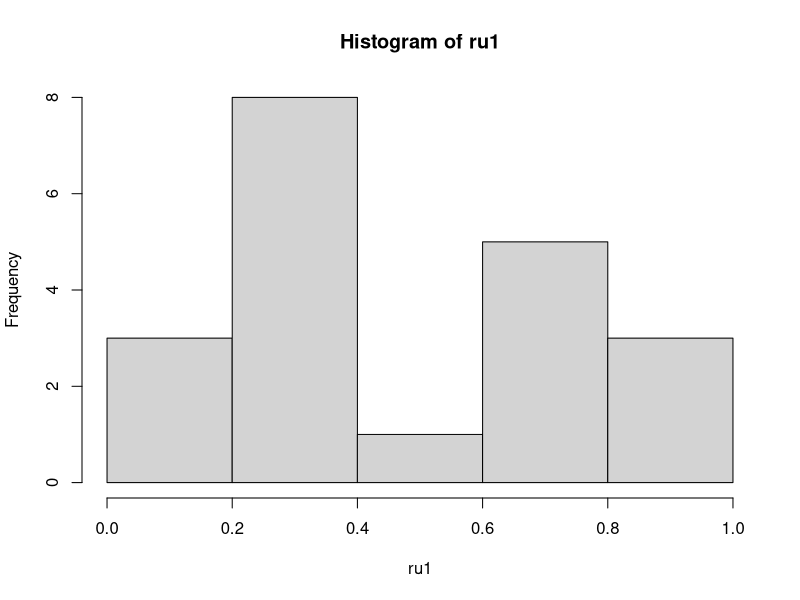
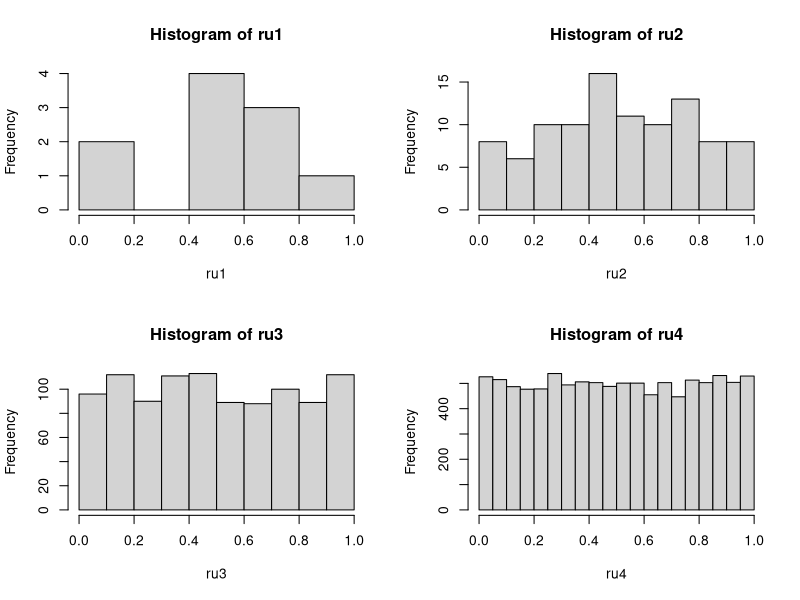
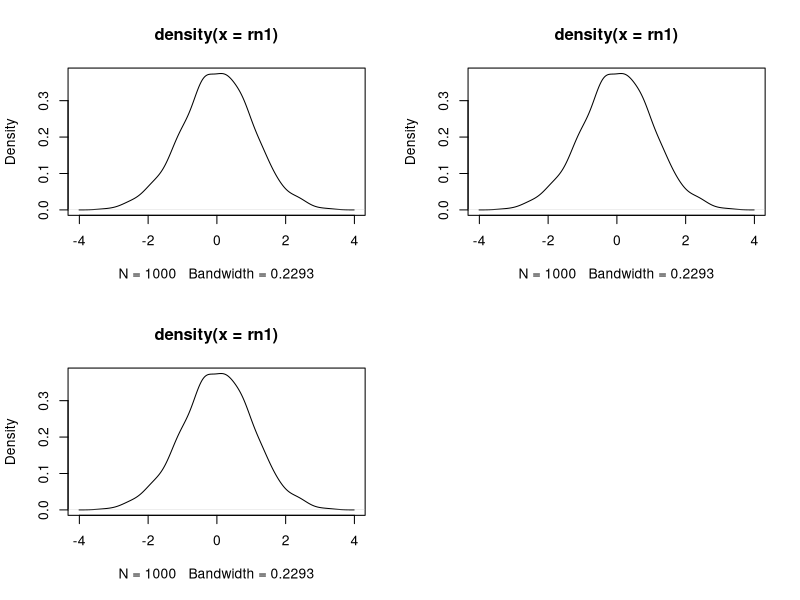
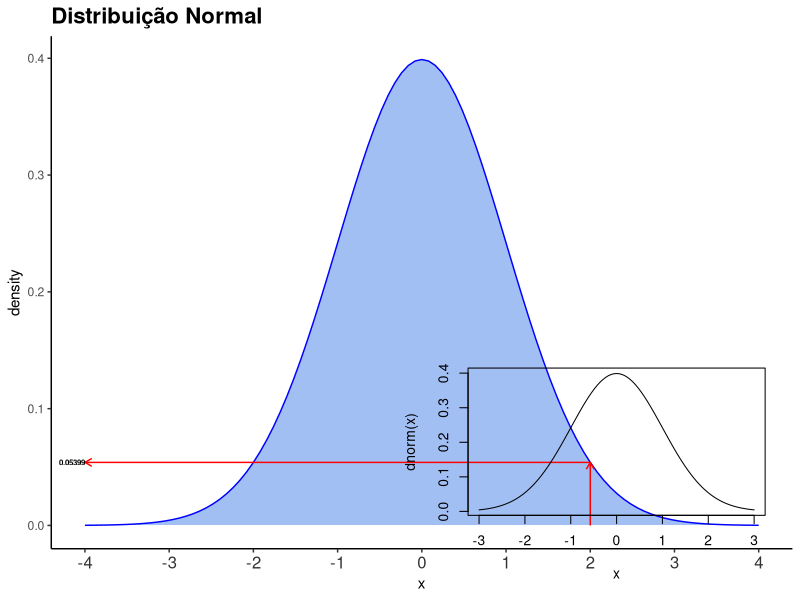
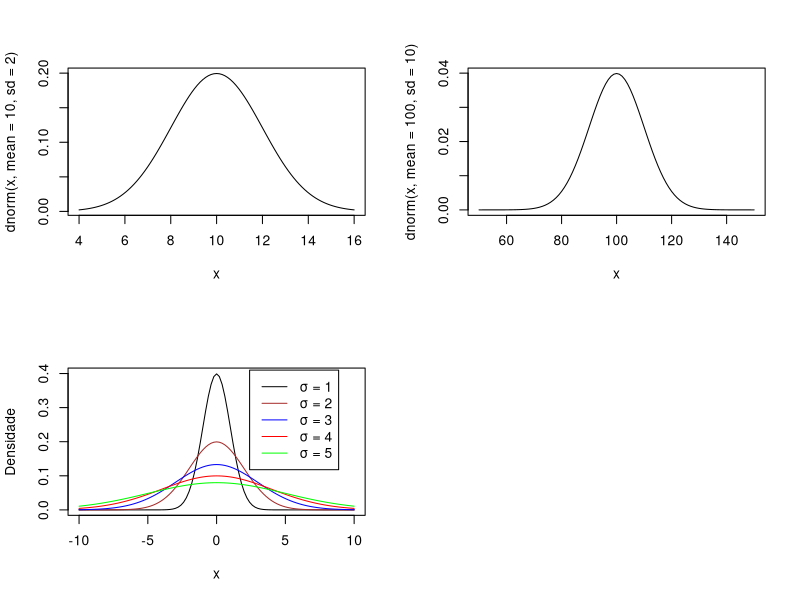
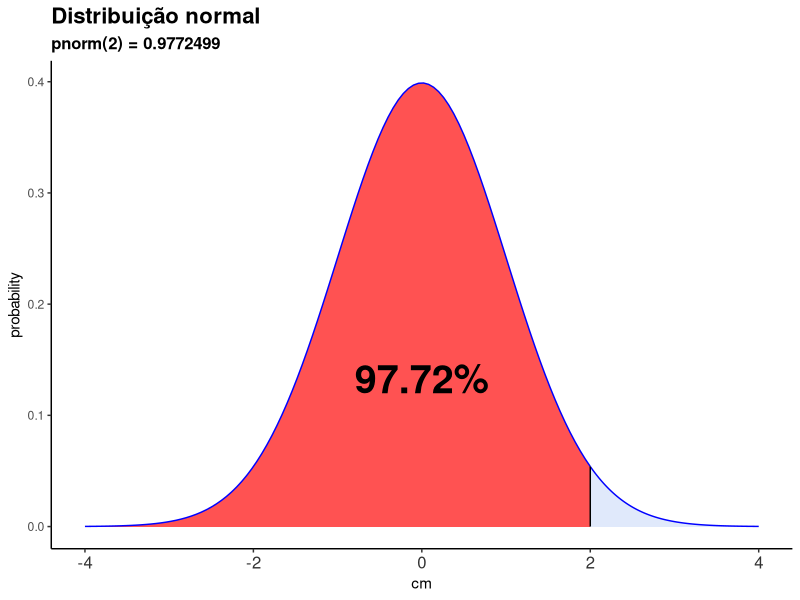
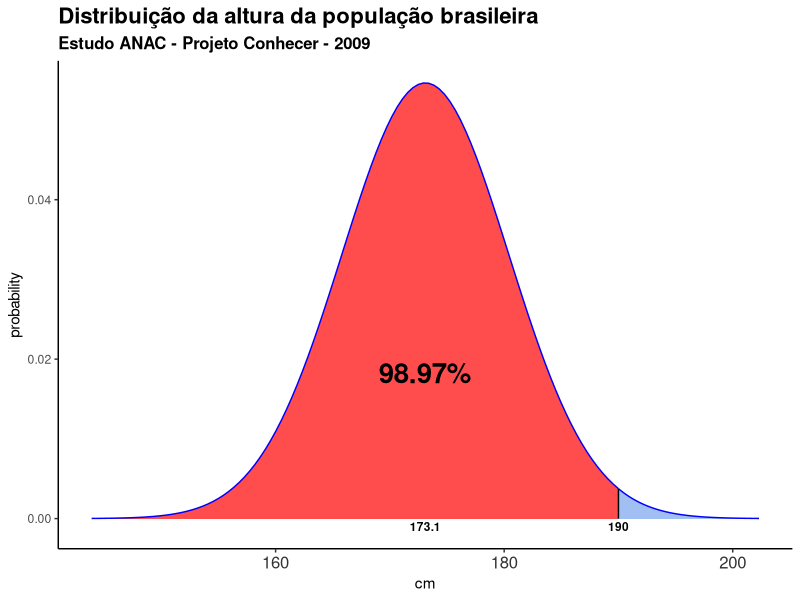
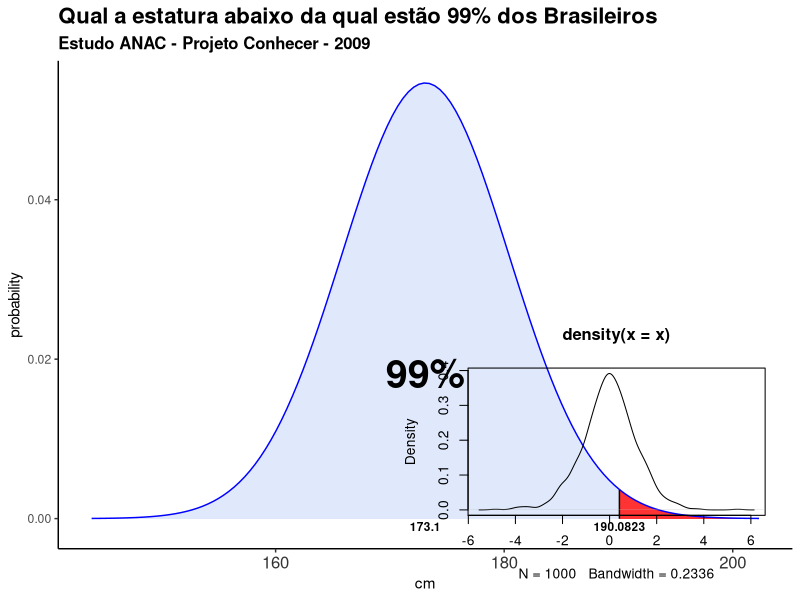

Reproduce these figures in R, in order.
## ---- chunk 1
library(ggplot2)
## ---- chunk 2
# Cada execução desse código resultará em uma sequência diferente de 5 números.
rnorm(5)
## ---- chunk 3
# Cada execução desse código resultará sempre em na mesma sequencia de 5 números.
# Alterar o argumento da função set.seed irá mudar a sequencia de números.
set.seed(1)
rnorm(5)
## ---- chunk 4
ru1 <- runif(n = 20, min = 0, max = 1)
ru1
## ---- chunk 5
# arredondando para 2 casas decimais
round(ru1, 2)
## ---- chunk 6
hist(ru1)
## ---- chunk 7
ru1 <- runif(n = 10, min = 0, max = 1)
ru2 <- runif(n = 100, min = 0, max = 1)
ru3 <- runif(n = 1000, min = 0, max = 1)
ru4 <- runif(n = 10000, min = 0, max = 1)
par(mfrow = c(2, 2)) # cria uma matrix 2x2 para plotar os gráficos
hist(ru1)
hist(ru2)
hist(ru3)
hist(ru4)
## ---- chunk 8
dunif(x=5, min=0, max=100)
## ---- chunk 9
punif(5, min = 0, max = 100)
## ---- chunk 10
qunif(0.05, min = 0, max = 100)
## ---- chunk 11
set.seed(100)
rn1 <- rnorm(n = 1000, mean = 0, sd = 1)
plot(density(rn1)) 
## ---- chunk 12
set.seed(100)
rn1 <- rnorm(1000, 0, 1)
plot(density(rn1)) 
## ---- chunk 13
# Inserindo apenas o número de valores a serem gerados
# Nesse caso a função rnorm usa os valores default para media e desvio padrão
# media = 0 e desvio padrão = 1 (curva normal padrão)
set.seed(100)
rn1 <- rnorm(1000)
plot(density(rn1)) 
## ---- chunk 14
dnorm(2, mean = 0, sd = 1)
## ---- chunk 15
dnorm(2)
## ---- chunk 16
# Parâmetros informados pelo usuário
x.value      <- 2
media        <- 0
desviopadrao <- 1

# Parâmetros calculados a partir dos que foram informados
density.value <- dnorm(x.value, mean = media, sd = desviopadrao)
lim.inf <- media-4*desviopadrao
lim.sup <- media+4*desviopadrao

# Curva Normal Padrão
ggplot(NULL, aes(c(lim.inf,lim.sup))) + 
  geom_area(stat = "function", 
        fun = dnorm, 
        args = list(mean = media, sd = desviopadrao), 
        col="blue", 
        fill = "cornflowerblue", 
        alpha=0.6, 
        xlim = c(lim.inf,lim.sup)) + 
  ggtitle("Distribuição Normal") +
  xlab("x") + 
  ylab("density") +
  theme_classic() +
  theme(plot.title = element_text(size = 16, face = "bold"),
        plot.subtitle = element_text(size = 12, face = "bold"),
        axis.text.x   = element_text(colour="grey20",size=12)) +
  scale_x_continuous(breaks = seq(lim.inf,lim.sup,by = 1)) +
  geom_segment(aes(x = x.value, 
                   y = 0, 
                   xend = x.value, 
                   yend = density.value), 
               arrow = arrow(length = unit(0.2, "cm")), 
               color="red") +
  geom_segment(aes(x = x.value, 
                   y = density.value, 
                   xend = lim.inf, 
                   yend = density.value), 
               arrow = arrow(length = unit(0.2, "cm")), 
               color="red") +
  annotate("text", 
            x = lim.inf, 
            y = density.value, 
            size = 2, 
            fontface ="bold", 
            hjust=1, 
            label=paste(round(density.value,5)))
## ---- chunk 17
curve(dnorm(x), -3, 3)
## ---- chunk 18
curve(dnorm(x, mean = 10, sd = 2), 4, 16)
## ---- chunk 19
curve(dnorm(x, mean= 100, sd= 10), 50, 150)
## ---- chunk 20
curve(dnorm(x, sd=1), col="black", xlim=c(-10,10), ylim=c(0,0.4), ylab="Densidade")
curve(dnorm(x, sd=2), col="brown", xlim=c(-10,10), ylim=c(0,0.4), ylab="Densidade", add=TRUE)
curve(dnorm(x, sd=3), col="blue",  xlim=c(-10,10), ylim=c(0,0.4), ylab="Densidade", add=TRUE)
curve(dnorm(x, sd=4), col="red",   xlim=c(-10,10), ylim=c(0,0.4), ylab="Densidade", add=TRUE)
curve(dnorm(x, sd=5), col="green", xlim=c(-10,10), ylim=c(0,0.4), ylab="Densidade", add=TRUE)
legend(x = 2.4, y = 0.41, lty=1, 
legend = c("σ = 1",   "σ = 2",   "σ = 3",  "σ = 4",  "σ = 5"),
col =    c("black",   "brown",   "blue",   "red",    "green"))
## ---- chunk 21
# calculando pnorm de x=2 na curva normal padrão
pnorm(2)
## ---- chunk 22
x      <- 2
media  <- 0 #  média
dp     <- 1 # desvio padrão

# limites do gráfico: 4 desvios padrões abaixo e acima da média
lim.inf <- media-4*dp
lim.sup <- media+4*dp

# área à esquerda do ponto x, em percentual, com duas casas decimais depois da vírgula
left.area      <- round(pnorm(x, mean=media, sd=dp), 4)*100
left.area.text <- as.character(left.area)
left.area.text <- paste(left.area.text, "%", sep="")

# área à direta do ponto x, em percentual, com duas casas decimais depois da vírgula
right.area      <-  round(1- pnorm(x, mean=media, sd=dp), 4)* 100
right.area.text <- as.character(right.area)
right.area.text <- paste(right.area.text, "%", sep="")

# gráfico
ggplot(NULL, aes(c(lim.inf,lim.sup))) + 
    geom_area(stat = "function", 
            fun = dnorm,
            args = list(mean = media, sd = dp),
            col="blue", 
            fill = "red", 
            alpha=0.68, 
            xlim = c(lim.inf, x)) +
    geom_area(stat = "function", 
            fun = dnorm, 
            args = list(mean = media, sd = dp),
            col="blue", 
            fill = "cornflowerblue", 
            alpha=0.2, 
            xlim = c(x, lim.sup)) +
    geom_segment(aes(x = x, y = 0, xend = x, yend = dnorm(x, mean=media, sd=dp))) +
    labs(title = "Distribuição normal", 
         subtitle = "pnorm(2) = 0.9772499 ") +
    xlab("cm") +
    ylab("probability") +
    annotate("text", x = media , 
             y = dnorm(media, mean=media, sd=dp)/3, 
             size = 10, 
             fontface ="bold", 
             hjust=0.5, 
             label=left.area.text) +
    theme_classic() +
    theme(plot.title = element_text(size = 16, face = "bold"),
                       plot.subtitle = element_text(size = 12, face = "bold"),
                       axis.text.x   = element_text(colour="grey20",size=12))
## ---- chunk 23
pnorm(190, mean=173.1, sd=7.3)
## ---- chunk 24
1 - pnorm(190, mean=173.1, sd=7.3)
## ---- chunk 25
# Estudo da ANAC - Agencia Nacional de Aviação Civil
# LEVANTAMENTO DO PERFIL ANTROPOMÉTRICO DA POPULAÇÃO BRASILEIRA 
# USUÁRIA DO TRANSPORTE AÉREO NACIONAL – PROJETO CONHECER
# Resultados: 
# Estatura média 173,1 cm 
# desvio padrão 7,3 cm. 
# Apenas 1,2% da população com estatura acima de 190,1cm.
x  <- 190
h  <- 173.1 # altura média em cm
dp <- 7.3   # desvio padrão da altura em cm

# limites do gráfico: 4 desvios padrões abaixo e acima da média
lim.inf <- h-4*dp
lim.sup <- h+4*dp

# área à esquerda do ponto x, em percentual, com duas casas decimais depois da vírgula
left.area      <- round(pnorm(x, mean=h, sd=dp), 4)*100
left.area.text <- as.character(left.area)
left.area.text <- paste(left.area.text, "%", sep="")

# área à direta do ponto x, em percentual, com duas casas decimais depois da vírgula
right.area      <-  round(1- pnorm(x, mean=h, sd=dp), 4)* 100
right.area.text <- as.character(right.area)
right.area.text <- paste(right.area.text, "%", sep="")

# gráfico
ggplot(NULL, aes(c(lim.inf,lim.sup))) + 
    geom_area(stat = "function", 
            fun = dnorm,
            args = list(mean = h, sd = dp),
            col="blue", 
            fill = "red", 
            alpha=0.7, 
            xlim = c(lim.inf, x)) +
    geom_area(stat = "function", 
            fun = dnorm, 
            args = list(mean = h, sd = dp),
            col="blue", 
            fill = "cornflowerblue", 
            alpha=0.6, 
            xlim = c(x, lim.sup)) +
    geom_segment(aes(x = x, y = 0, xend = x, yend = dnorm(x, mean=h, sd=dp))) +
    labs(title = "Distribuição da altura da população brasileira", 
         subtitle = "Estudo ANAC - Projeto Conhecer - 2009") +
    xlab("cm") +
    ylab("probability") +
    annotate("text", x = h , 
             y = dnorm(h, mean=h, sd=dp)/3, 
             size = 7, 
             fontface ="bold", 
             hjust=0.5, 
             label=left.area.text) +
    annotate("text", x = h, y = -0.001, size = 3, fontface ="bold", hjust=0.5, label=h) +
    annotate("text", x = x, y = -0.001, size = 3, fontface ="bold", hjust=0.5, label=x) +
    theme_classic() +
    theme(plot.title = element_text(size = 16, face = "bold"),
                       plot.subtitle = element_text(size = 12, face = "bold"),
                       axis.text.x   = element_text(colour="grey20",size=12))
## ---- chunk 26
qnorm(0.99, mean=173.1, sd=7.3)
## ---- chunk 27
# Estudo da ANAC - Agencia Nacional de Aviação Civil
# LEVANTAMENTO DO PERFIL ANTROPOMÉTRICO DA POPULAÇÃO BRASILEIRA 
# USUÁRIA DO TRANSPORTE AÉREO NACIONAL – PROJETO CONHECER
# Resultados: 
# Estatura média 173,1 cm 
# desvio padrão 7,3 cm. 
# Apenas 1,2% da população com estatura acima de 190,1cm.
x  <- 190.0823
h  <- 173.1 # altura média em cm
dp <- 7.3   # desvio padrão da altura em cm

# limites do gráfico: 4 desvios padrões abaixo e acima da média
lim.inf <- h-4*dp
lim.sup <- h+4*dp

# área à esquerda do ponto x, em percentual, com duas casas decimais depois da vírgula
left.area      <- round(pnorm(x, mean=h, sd=dp), 4)*100
left.area.text <- as.character(left.area)
left.area.text <- paste(left.area.text, "%", sep="")

# área à direta do ponto x, em percentual, com duas casas decimais depois da vírgula
right.area      <-  round(1- pnorm(x, mean=h, sd=dp), 4)* 100
right.area.text <- as.character(right.area)
right.area.text <- paste(right.area.text, "%", sep="")

# gráfico
ggplot(NULL, aes(c(lim.inf,lim.sup))) + 
    geom_area(stat = "function", 
            fun = dnorm,
            args = list(mean = h, sd = dp),
            col="blue", 
            fill = "cornflowerblue", 
            alpha=0.2, 
            xlim = c(lim.inf, x)) +
    geom_area(stat = "function", 
            fun = dnorm, 
            args = list(mean = h, sd = dp),
            col="blue", 
            fill = "red", 
            alpha=0.8, 
            xlim = c(x, lim.sup)) +
    geom_segment(aes(x = x, y = 0, xend = x, yend = dnorm(x, mean=h, sd=dp))) +
    labs(title = "Qual a estatura abaixo da qual estão 99% dos Brasileiros", 
         subtitle = "Estudo ANAC - Projeto Conhecer - 2009") +
    xlab("cm") +
    ylab("probability") +
    annotate("text", x = h , 
             y = dnorm(h, mean=h, sd=dp)/3, 
             size = 10, 
             fontface ="bold", 
             hjust=0.5, 
             label=left.area.text) +
    annotate("text", x = h, y = -0.001, size = 3, fontface ="bold", hjust=0.5, label=h) +
    annotate("text", x = x, y = -0.001, size = 3, fontface ="bold", hjust=0.5, label=x) +
    theme_classic() +
    theme(plot.title = element_text(size = 16, face = "bold"),
                       plot.subtitle = element_text(size = 12, face = "bold"),
                       axis.text.x   = element_text(colour="grey20",size=12))
## ---- chunk 28
set.seed(1)
x <- rt(n = 1000, df = 10)
plot(density(x))
## ---- chunk 29
dt(x=2, df=5)
## ---- chunk 30
# Parâmetros informados pelo usuário
x.value      <- 2 # ponto no eixo x da curva de distribuição t
gl           <- 5 # graus de liberdade

# Parâmetros calculados a partir dos que foram informados
density.value <- dt(x.value, df=gl)
lim.inf <- -4
lim.sup <- +4

# Curva Normal Padrão
ggplot(NULL, aes(c(lim.inf,lim.sup))) + 
  geom_area(stat = "function", 
        fun = dt, 
        args = list(df=gl), 
        col="blue", 
        fill = "cornflowerblue", 
        alpha=0.3, 
        xlim = c(lim.inf,lim.sup)) + 
  ggtitle(label = "Distribuição t", subtitle = "x=2, df=5") +
  xlab("x") + 
  ylab("density") +
  theme_classic() +
  theme(plot.title = element_text(size = 16, face = "bold"),
        plot.subtitle = element_text(size = 12, face = "bold"),
        axis.text.x   = element_text(colour="grey20",size=12)) +
  scale_x_continuous(breaks = seq(lim.inf,lim.sup,by = 1)) +
  geom_segment(aes(x = x.value, 
                   y = 0, 
                   xend = x.value, 
                   yend = density.value), 
               arrow = arrow(length = unit(0.2, "cm")), 
               color="red") +
  geom_segment(aes(x = x.value, 
                   y = density.value, 
                   xend = lim.inf+1, 
                   yend = density.value), 
               arrow = arrow(length = unit(0.2, "cm")), 
               color="red") +
  annotate("text", 
            x = lim.inf+1 , 
            y = density.value, 
            size = 5, 
            fontface ="bold", 
            hjust=1, 
            label=paste(round(density.value,5)))
## ---- chunk 31
curve(dt(x, df = 5), 
      xlim = c(-4,4) )
## ---- chunk 32
curve(dnorm(x),   col="black", xlim=c(-5,5), ylim=c(0,0.4), ylab="Densidade")
curve(dt(x,df=20),col="brown", add=TRUE)
curve(dt(x,df=5), col="blue",  add=TRUE)
curve(dt(x,df=2), col="red",   add=TRUE)
curve(dt(x,df=1), col="green", add=TRUE)
legend(x = 2.4, y = 0.41, lty=1, 
legend = c("normal curve","t, df=20","t, df=5","t, df=2","t, df=1"),
col =    c(       "black",   "brown",   "blue",    "red",  "green"))
## ---- chunk 33
pt(q = 2, df = 5)
## ---- chunk 34
x.value <- 2
gl      <- 5 # graus de liberdade

# limites do gráfico: 4 desvios padrões abaixo e acima da média
lim.inf <- -4
lim.sup <- +4

# área à esquerda do ponto x, em percentual, com duas casas decimais depois da vírgula
left.area           <- round(pt(x.value, df= gl), 4)*100
left.area.decimal   <- round(pt(x.value, df= gl), 4)
left.area.text <- as.character(left.area)
left.area.text <- paste(left.area.text, "%", sep="")

left.area.text.decimal <- as.character(left.area.decimal)

# área à direta do ponto x, em percentual, com duas casas decimais depois da vírgula
right.area      <- round(1 - pt(x.value, df=gl), 4)* 100
right.area.text <- as.character(right.area)
right.area.text <- paste(right.area.text, "%", sep="")

# gráfico
ggplot(NULL, aes(c(lim.inf,lim.sup))) + 
    geom_area(stat = "function", 
            fun = dt,
            args = list(df= gl),
            col="blue", 
            fill = "red", 
            alpha=0.7, 
            xlim = c(lim.inf, x.value)) +
    geom_area(stat = "function", 
            fun = dt, 
            args = list(df= gl),
            col="blue", 
            fill = "cornflowerblue", 
            alpha=0.8, 
            xlim = c(x.value, lim.sup)) +
    geom_segment(aes(x = x.value, y = 0, xend = x.value, yend = dt(x.value, df= gl))) +
    labs(title = "Distribuição t", subtitle = "q = 2, df = 5") +
    xlab("quantiles") +
    ylab("density") +
   annotate("text", x = 0, 
             y = 0.15, # old cod: dt(x.value, df = gl)
             size = 7, 
             fontface ="bold", 
             hjust=0.5, 
             label=left.area.text.decimal) +
  annotate("text", x = 0, 
             y = 0.115, # old cod: dt(x.value, df = gl)
             size = 4, 
             fontface ="bold", 
             hjust=0.5, 
             label="ou") +
  annotate("text", x = 0, 
             y = 0.08, # old cod: dt(x.value, df = gl)
             size = 7, 
             fontface ="bold", 
             hjust=0.5, 
             label=left.area.text) +
  
      theme_classic() +
  
      theme(plot.title = element_text(size = 16, face = "bold"),
                       plot.subtitle = element_text(size = 12, face = "bold"),
                       axis.text.x   = element_text(colour="grey20",size=12))
## ---- chunk 35
qt(p = 0.9490303, df = 5)
## ---- chunk 36
set.seed(1)
y <- rchisq(n = 1000, df = 3)
plot(density(y))
## ---- chunk 37
curve(dchisq(x, df=3), 
      col="black",
      xlim=c(0,30), 
      ylim=c(0,0.6),
      ylab="Chi Square Density")
## ---- chunk 38
curve(dchisq(x, df=1 ),col="black", xlim=c(0,30), ylim=c(0,0.6), ylab="Chi Square Density")
curve(dchisq(x, df=2 ),col="red",         add=TRUE)
curve(dchisq(x, df=3 ),col="blue",        add=TRUE)
curve(dchisq(x, df=5 ),col="dark green",  add=TRUE)
curve(dchisq(x, df=10),col="brown",       add=TRUE)
legend(x = 25, y = 0.55, 
       legend = c("df=1","df=2","df=3","df=5","df=10"),
       col    = c("black","red","blue","dark green","brown"),
       lty=1)
## ---- chunk 39
pchisq(q = 6, df = 2)
## ---- chunk 40
# Definir os parâmetros
q <- 6
df <- 2

# Calcular a probabilidade acumulada
prob_acumulada <- round(pchisq(q, df), 5)

# Criar uma sequência de valores para o eixo x
x <- seq(0, 15, length.out = 1000)

# Calcular a densidade da distribuição qui-quadrado
y <- dchisq(x, df)

# Criar um data frame com os valores
data <- data.frame(x = x, y = y)

# Criar o gráfico
ggplot(data, aes(x = x, y = y)) +
  geom_area(aes(ifelse(x <= q, x, NA)), fill = "blue", alpha = 0.3) +
  geom_line(color = "blue") +
  geom_vline(xintercept = q, linetype = "dashed", color = "red") +
  annotate("text", x = q+1, y = max(y)/2, label = paste0("q = ", q), vjust = -0.5, color = "red") +
  annotate("text", x = 1.5, y = 0.05, label = paste0("prob = ", prob_acumulada), vjust = -0.5, color = "red") +
  labs(title = "Distribuição Qui-Quadrado com 2 Graus de Liberdade",
       subtitle = paste0("Probabilidade acumulada até q = ", q, ": ", prob_acumulada),
       x = "Valor da Estatística Qui-Quadrado",
       y = "Densidade") +
  theme_minimal()
## ---- chunk 41
qchisq(p =0.9502129, df = 2)
